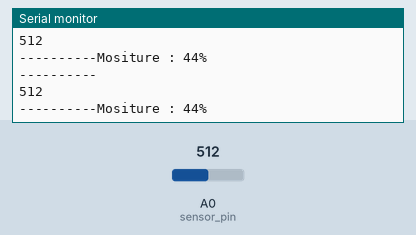
A sketch run on a simulated Arduino Nano, built with avr-gcc and run on an emulated ATmega328P. Parts: the last lines printed to the serial monitor. The inputs (shaded band) are chosen by the test bench; at power-on: A0 (sensor_pin) = 512.

Above: at 3.2 s.
3.3 s: A0 (sensor_pin) set to 716
At 3.82 s:
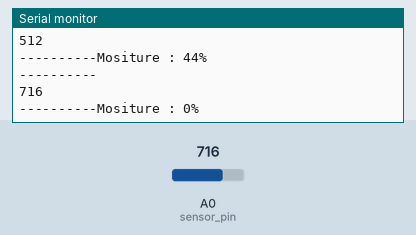
4.8 s: A0 (sensor_pin) set to 900
At 5.32 s:
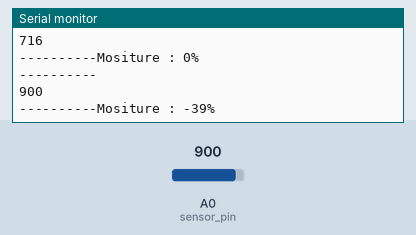
Timing chart, 0 to 7.8 s (numbered marks = the images above; inputs shaded):
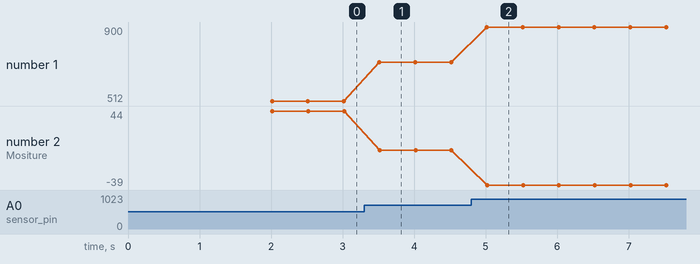

Measured:
- after the input at 3.3 s, the serial monitor: prints a new line after 0.22 s (image 1)
- after the input at 4.8 s, the serial monitor: prints a new line after 0.22 s (image 2)
- plotted number 1: 512 → 716 after the input at 3.3 s, 716 → 900 after the input at 4.8 s
- plotted number 2: 44 → 0 after the input at 3.3 s, 0 → -39 after the input at 4.8 s

The sketch:

Calibratie_A1.ino
```cpp
int sensor_pin = A0;
int output_value ;

/*
 *
 * CALIBREREN VAN SENSOR A 1
 * ELKE SENSOR IS HELAAS ANDERS
 */

void setup() {
  Serial.begin(9600);
  Serial.println("Reading From the Sensor ...");
  delay(2000);
  }

void loop() {

  output_value= analogRead(sensor_pin);
  Serial.println("----------");
  Serial.println(output_value);
  Serial.print("----------");
  output_value = map(output_value,716,255,0,100);
  Serial.print("Mositure : ");
  Serial.print(output_value);
  Serial.println("%");
  delay(500);
  }
```
